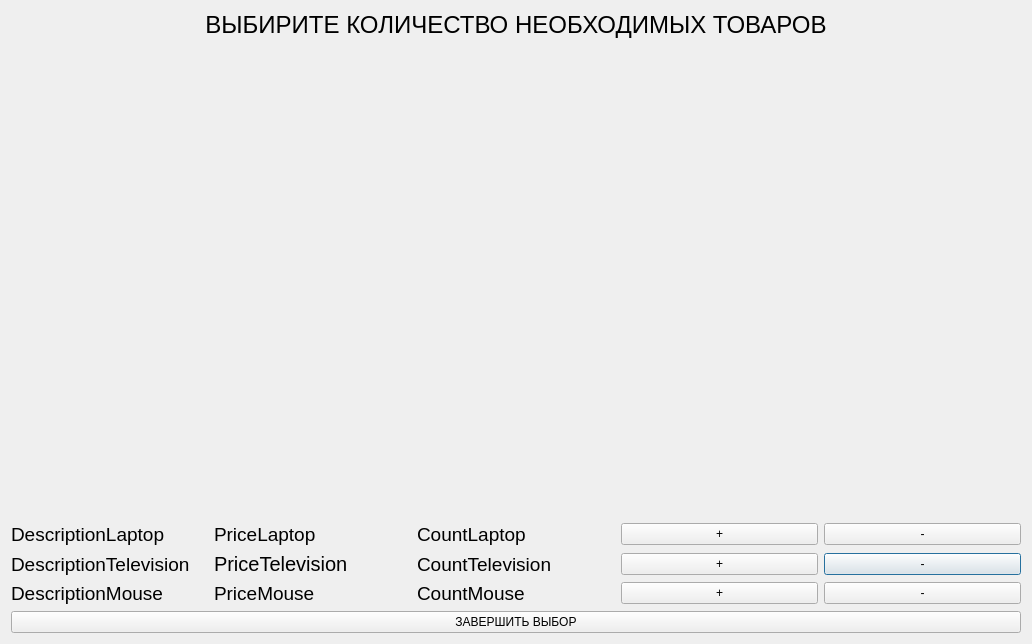
<?xml version="1.0" encoding="UTF-8"?>
<ui version="4.0">
 <class>SecondWindow</class>
 <widget class="QDialog" name="SecondWindow">
  <property name="geometry">
   <rect>
    <x>0</x>
    <y>0</y>
    <width>1032</width>
    <height>644</height>
   </rect>
  </property>
  <property name="windowTitle">
   <string>Dialog</string>
  </property>
  <layout class="QGridLayout" name="gridLayout">
   <item row="0" column="0" colspan="5">
    <widget class="QLabel" name="Title">
     <property name="font">
      <font>
       <pointsize>18</pointsize>
      </font>
     </property>
     <property name="text">
      <string>ВЫБИРИТЕ КОЛИЧЕСТВО НЕОБХОДИМЫХ ТОВАРОВ</string>
     </property>
     <property name="alignment">
      <set>Qt::AlignHCenter|Qt::AlignTop</set>
     </property>
    </widget>
   </item>
   <item row="2" column="4">
    <widget class="QPushButton" name="BtMinusTelevision">
     <property name="text">
      <string>-</string>
     </property>
    </widget>
   </item>
   <item row="3" column="4">
    <widget class="QPushButton" name="BtMinusMouse">
     <property name="text">
      <string>-</string>
     </property>
    </widget>
   </item>
   <item row="2" column="1">
    <widget class="QLabel" name="PrTelevision">
     <property name="font">
      <font>
       <pointsize>15</pointsize>
      </font>
     </property>
     <property name="text">
      <string>PriceTelevision</string>
     </property>
    </widget>
   </item>
   <item row="1" column="4">
    <widget class="QPushButton" name="BtMinusLaptop">
     <property name="text">
      <string>-</string>
     </property>
    </widget>
   </item>
   <item row="3" column="3">
    <widget class="QPushButton" name="BtPlusMouse">
     <property name="text">
      <string>+</string>
     </property>
    </widget>
   </item>
   <item row="1" column="0">
    <widget class="QLabel" name="DsLaptop">
     <property name="font">
      <font>
       <pointsize>14</pointsize>
      </font>
     </property>
     <property name="text">
      <string>DescriptionLaptop</string>
     </property>
    </widget>
   </item>
   <item row="2" column="0">
    <widget class="QLabel" name="DsTelevision">
     <property name="font">
      <font>
       <pointsize>14</pointsize>
      </font>
     </property>
     <property name="text">
      <string>DescriptionTelevision</string>
     </property>
    </widget>
   </item>
   <item row="1" column="3">
    <widget class="QPushButton" name="BtPlusLaptop">
     <property name="text">
      <string>+</string>
     </property>
    </widget>
   </item>
   <item row="3" column="0">
    <widget class="QLabel" name="DsMouse">
     <property name="font">
      <font>
       <pointsize>14</pointsize>
      </font>
     </property>
     <property name="text">
      <string>DescriptionMouse</string>
     </property>
    </widget>
   </item>
   <item row="4" column="0" colspan="5">
    <widget class="QPushButton" name="Over">
     <property name="text">
      <string>ЗАВЕРШИТЬ ВЫБОР</string>
     </property>
    </widget>
   </item>
   <item row="1" column="1">
    <widget class="QLabel" name="PrLaptop">
     <property name="font">
      <font>
       <pointsize>14</pointsize>
      </font>
     </property>
     <property name="text">
      <string>PriceLaptop</string>
     </property>
    </widget>
   </item>
   <item row="2" column="3">
    <widget class="QPushButton" name="BtPlusTelevision">
     <property name="text">
      <string>+</string>
     </property>
    </widget>
   </item>
   <item row="3" column="1">
    <widget class="QLabel" name="PrMouse">
     <property name="font">
      <font>
       <pointsize>14</pointsize>
      </font>
     </property>
     <property name="text">
      <string>PriceMouse</string>
     </property>
    </widget>
   </item>
   <item row="1" column="2">
    <widget class="QLabel" name="CnLaptop">
     <property name="font">
      <font>
       <pointsize>14</pointsize>
      </font>
     </property>
     <property name="text">
      <string>CountLaptop</string>
     </property>
    </widget>
   </item>
   <item row="2" column="2">
    <widget class="QLabel" name="CnTelevision">
     <property name="font">
      <font>
       <pointsize>14</pointsize>
      </font>
     </property>
     <property name="text">
      <string>CountTelevision</string>
     </property>
    </widget>
   </item>
   <item row="3" column="2">
    <widget class="QLabel" name="CnMouse">
     <property name="font">
      <font>
       <pointsize>14</pointsize>
      </font>
     </property>
     <property name="text">
      <string>CountMouse</string>
     </property>
    </widget>
   </item>
  </layout>
 </widget>
 <resources/>
 <connections/>
</ui>
